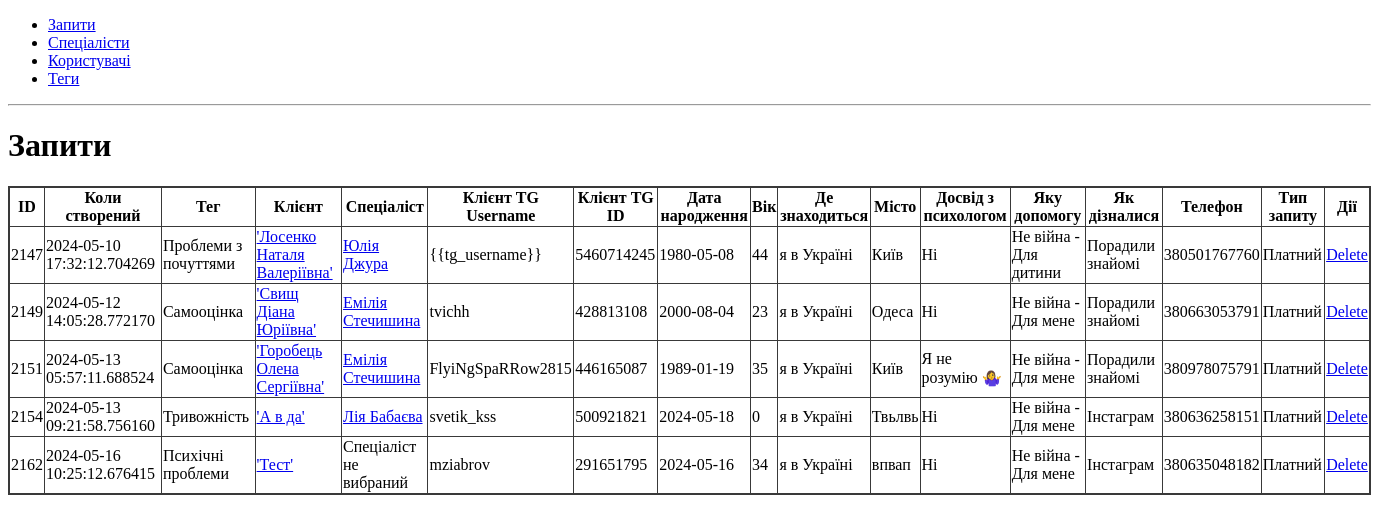
The app's page /requests/, older data.
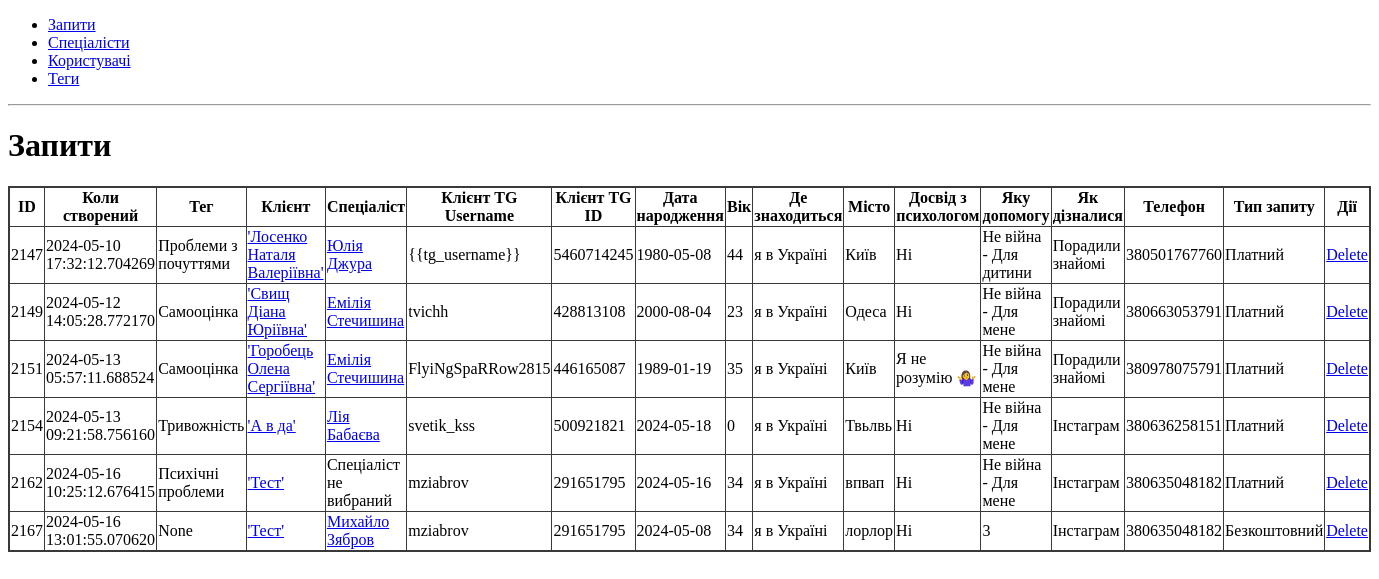
The same page, newer data.
### app/requests/models.py (models this page shows, shortened)
class Request(db.Model):
    id = db.Column(db.Integer, primary_key=True)
    created_date = db.Column(db.DateTime, nullable=False)
    user_full_name = db.Column(db.String(80), nullable=False)
    user_username = db.Column(db.String(80))
    user_telegram_id = db.Column(db.Integer)
    user_birthdate = db.Column(db.Date, nullable=False)
    user_where_is = db.Column(db.String(80), nullable=False)
    user_where_is_city = db.Column(db.String(80), nullable=False)
    user_worked_with_psychologist_before = db.Column(db.String(80), nullable=False)
    help_type = db.Column(db.String(80), nullable=False)
    user_how_known = db.Column(db.String(80), nullable=False)
    user_phone = db.Column(db.Integer, nullable=False)
    request_type = db.Column(db.String(80), nullable=False)
    tag_id = db.Column(db.Integer, db.ForeignKey("tag.id"), nullable=True)
    tag = db.relationship("Tag", backref="requests")
    user_age = db.Column(db.Integer)
    user_id = db.Column(db.Integer, db.ForeignKey("user.id"), nullable=False)
    user = db.relationship("User", backref="requests")
    specialist_id = db.Column(db.Integer, db.ForeignKey("specialist.id"), nullable=True)
    specialist = db.relationship("Specialist", backref="requests")
    message_id = db.Column(db.Integer)

### app/tags/models.py (models this page shows, shortened)
class Tag(db.Model):
    __tablename__ = "tag"
    id = db.Column(db.Integer, primary_key=True)
    name = db.Column(db.String(255), unique=True, nullable=False)
    specialists = db.relationship("Specialist", secondary="specialist_tag", back_populates="tags")
    def __repr__(self) -> str:
        return f"{self.name}"

### app/users/models.py (models this page shows, shortened)
class User(db.Model):
    id = db.Column(db.Integer, primary_key=True)
    name = db.Column(db.String(80), unique=True, nullable=False)
    username = db.Column(db.String(80), unique=True)
    telegram_id = db.Column(db.Integer, unique=True)
    birthdate = db.Column(db.Date, nullable=False)
    where_is = db.Column(db.String(80), nullable=False)
    where_is_city = db.Column(db.String(80), nullable=False)
    worked_with_psychologist_before = db.Column(db.String(80), nullable=False)
    phone = db.Column(db.String(80), nullable=False)
    how_known = db.Column(db.String(80), nullable=False)
    age = db.Column(db.Integer)
    def __repr__(self):
        return '%r' % self.name

### app/specialists/models.py (models this page shows, shortened)
class Specialist(db.Model):
    __tablename__ = "specialist"
    id = db.Column(db.Integer, primary_key=True)
    name = db.Column(db.String(255), unique=True, nullable=False)
    description = db.Column(db.String(255))
    cv = db.Column(db.String(255))
    phone = db.Column(db.String(255))
    tags = db.relationship("Tag", secondary=specialist_tag, back_populates="specialists")
    telegram_username = db.Column(db.String(255))
    manychat_username = db.Column(db.String(255))
    cost = db.Column(db.Integer)
    def __repr__(self) -> str:
        return f"{self.name}"

### app/requests/routes.py (the view)
@bp.route("/", methods=["GET", "POST"])
def requests():
    return render_template("requests.html", requests = Request.query.all())

### app/requests/templates/requests.html
{% extends 'base.html' %}
{% block content %}
<h1>Запити</h1>
{% include 'requests_table.html' %}
{% endblock %}

### app/templates/base.html (shortened to what this page needs)
<!DOCTYPE html>
<html lang="en">
<head>
    <link rel="stylesheet" href="{{ url_for('static', filename='style.css') }}">
</head>
<body>
    <nav>
        <ul>
            <li><a href="{{ url_for('requests.requests') }}">Запити</a></li>
            <li><a href="{{ url_for('specialists.specialists') }}">Спеціалісти</a></li>
            <li><a href="{{ url_for('users.users') }}">Користувачі</a></li>
            <li><a href="{{ url_for('tags.tags') }}">Теги</a></li>
        </ul>
    </nav>
    <hr>
    <div class="content">
        {% block content %} {% endblock %}
    </div>
</body>
</html>

### app/requests/templates/requests_table.html
<table id="requests">
    <thead>
        <tr>
            <th>ID</th>
            <th>Коли створений</th>
            <th>Тег</th>
            <th>Клієнт</th>
            <th>Спеціаліст</th>
            <th>Клієнт TG Username</th>
            <th>Клієнт TG ID</th>
            <th>Дата народження</th>
            <th>Вік</th>
            <th>Де знаходиться</th>
            <th>Місто</th>
            <th>Досвід з психологом</th>
            <th>Яку допомогу</th>
            <th>Як дізналися</th>
            <th>Телефон</th>
            <th>Тип запиту</th>
            <th>Дії</th>
        </tr>
    </thead>
    <tbody>
        {% for request in requests %}
        <tr>
            <td>{{ request.id }}</td>
            <td>{{ request.created_date }}</td>
            <td>{{ request.tag }}</td>
            <td><a href="{{ url_for('users.user_card', user_id=request.user_id) }}">{{ request.user }}</a></td>
            <td>
                {% if request.specialist %}
                <a href="{{ url_for('specialists.specialist_card', specialist_id=request.specialist_id) }}">{{ request.specialist }}</a>
                {% else %}
                Спеціаліст не вибраний
                {% endif %}
            </td>
            <td>{{ request.user_username }}</td>
            <td>{{ request.user_telegram_id }}</td>
            <td>{{ request.user_birthdate }}</td>
            <td>{{ request.user.age }}</td>
            <td>{{ request.user_where_is }}</td>
            <td>{{ request.user_where_is_city }}</td>
            <td>{{ request.user_worked_with_psychologist_before }}</td>
            <td>{{ request.help_type }}</td>
            <td>{{ request.user_how_known }}</td>
            <td>{{ request.user_phone }}</td>
            <td>{{ request.request_type }}</td>
            <td>
                <a href="{{ url_for('requests.delete_request', request_id=request.id) }}">Delete</a>
            </td>
        </tr>
        {% endfor %}
    </tbody>
</table>

### app/static/style.css (style rules this page uses)
table { border: 2px solid #393939; border-collapse: collapse; }
th, td { border: 0.5px solid #393939; }

Row changes from the older to the newer data that the page shows:
added Request: id "2167", created_date "2024-05-16 13:01:55.070620", tag "None", user "'Тест'", specialist "Михайло Зябров", user_username "mziabrov", user_telegram_id "291651795", user_birthdate "2024-05-08", user.age "34", user_where_is "я в Україні", user_where_is_city "лорлор", user_worked_with_psychologist_before "Ні", help_type "3", user_how_known "Інстаграм", user_phone "380635048182", request_type "Безкоштовний"
